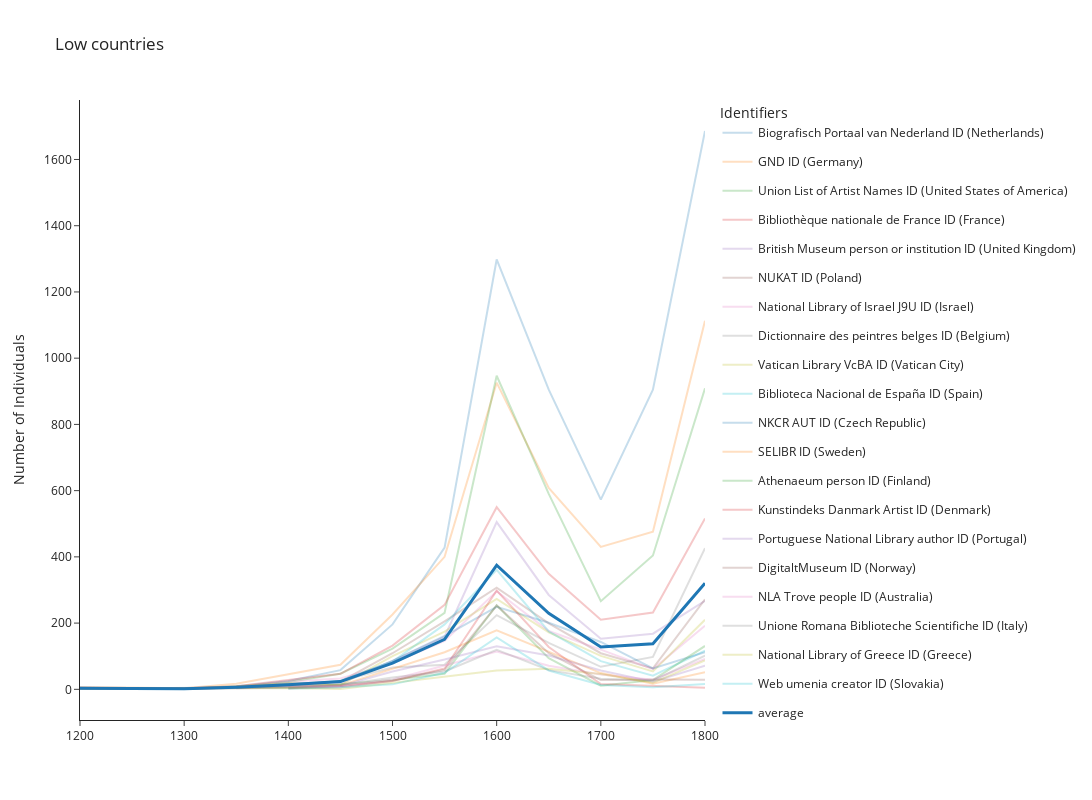

Notebook cell for this chart:
### Code cell
fig, df_fig = make_figure(df_fig_fifty, region_name = 'Low countries', min_decade = 1200, max_decade = 1800, top_identifiers = 20,
                  one_id_country = True)

fig.write_image(f"figures/low_countries_identifiers.png", scale=7)
fig.show()

### Figure 1 — Plotly figure (JSON) as saved in the notebook; plotly's stock layout.template omitted (floating-point values rounded to 4 significant figures)
{"data": [{"hovertemplate": "identifier_name=Biografisch Portaal van Nederland ID (Netherlands)<br>decade=%{x}<br>score=%{y}<extra></extra>", "legendgroup": "Biografisch Portaal van Nederland ID (Netherlands)", "line": {"color": "#1F77B4", "dash": "solid"}, "marker": {"symbol": "circle"}, "mode": "lines", "name": "Biografisch Portaal van Nederland ID (Netherlands)", "opacity": 0.25, "orientation": "v", "showlegend": true, "type": "scatter", "x": [1200, 1250, 1300, 1350, 1400, 1450, 1500, 1550, 1600, 1650, 1700, 1750, 1800], "xaxis": "x", "y": [3, 1, 2, 9, 25, 58, 196, 428, 1298, 905, 573, 905, 1686], "yaxis": "y"}, {"hovertemplate": "identifier_name=GND ID (Germany)<br>decade=%{x}<br>score=%{y}<extra></extra>", "legendgroup": "GND ID (Germany)", "line": {"color": "#FF7F0E", "dash": "solid"}, "marker": {"symbol": "circle"}, "mode": "lines", "name": "GND ID (Germany)", "opacity": 0.25, "orientation": "v", "showlegend": true, "type": "scatter", "x": [1200, 1250, 1300, 1350, 1400, 1450, 1500, 1550, 1600, 1650, 1700, 1750, 1800], "xaxis": "x", "y": [7, 5, 3, 17, 45, 74, 226, 400, 926, 608, 430, 476, 1113], "yaxis": "y"}, {"hovertemplate": "identifier_name=Union List of Artist Names ID (United States of America)<br>decade=%{x}<br>score=%{y}<extra></extra>", "legendgroup": "Union List of Artist Names ID (United States of America)", "line": {"color": "#2CA02C", "dash": "solid"}, "marker": {"symbol": "circle"}, "mode": "lines", "name": "Union List of Artist Names ID (United States of America)", "opacity": 0.25, "orientation": "v", "showlegend": true, "type": "scatter", "x": [1350, 1400, 1450, 1500, 1550, 1600, 1650, 1700, 1750, 1800], "xaxis": "x", "y": [8, 22, 47, 123, 231, 947, 590, 266, 404, 909], "yaxis": "y"}, {"hovertemplate": "identifier_name=Bibliothèque nationale de France ID (France)<br>decade=%{x}<br>score=%{y}<extra></extra>", "legendgroup": "Bibliothèque nationale de France ID (France)", "line": {"color": "#D62728", "dash": "solid"}, "marker": {"symbol": "circle"}, "mode": "lines", "name": "Bibliothèque nationale de France ID (France)", "opacity": 0.25, "orientation": "v", "showlegend": true, "type": "scatter", "x": [1200, 1250, 1300, 1350, 1400, 1450, 1500, 1550, 1600, 1650, 1700, 1750, 1800], "xaxis": "x", "y": [5, 5, 3, 9, 28, 47, 132, 255, 550, 349, 210, 232, 516], "yaxis": "y"}, {"hovertemplate": "identifier_name=British Museum person or institution ID (United Kingdom)<br>decade=%{x}<br>score=%{y}<extra></extra>", "legendgroup": "British Museum person or institution ID (United Kingdom)", "line": {"color": "#9467BD", "dash": "solid"}, "marker": {"symbol": "circle"}, "mode": "lines", "name": "British Museum person or institution ID (United Kingdom)", "opacity": 0.25, "orientation": "v", "showlegend": true, "type": "scatter", "x": [1350, 1400, 1450, 1500, 1550, 1600, 1650, 1700, 1750, 1800], "xaxis": "x", "y": [3, 7, 17, 86, 159, 505, 285, 153, 168, 267], "yaxis": "y"}, {"hovertemplate": "identifier_name=NUKAT ID (Poland)<br>decade=%{x}<br>score=%{y}<extra></extra>", "legendgroup": "NUKAT ID (Poland)", "line": {"color": "#8C564B", "dash": "solid"}, "marker": {"symbol": "circle"}, "mode": "lines", "name": "NUKAT ID (Poland)", "opacity": 0.25, "orientation": "v", "showlegend": true, "type": "scatter", "x": [1200, 1250, 1300, 1350, 1400, 1450, 1500, 1550, 1600, 1650, 1700, 1750, 1800], "xaxis": "x", "y": [4, 4, 2, 8, 17, 23, 109, 205, 307, 199, 109, 63, 272], "yaxis": "y"}, {"hovertemplate": "identifier_name=National Library of Israel J9U ID (Israel)<br>decade=%{x}<br>score=%{y}<extra></extra>", "legendgroup": "National Library of Israel J9U ID (Israel)", "line": {"color": "#E377C2", "dash": "solid"}, "marker": {"symbol": "circle"}, "mode": "lines", "name": "National Library of Israel J9U ID (Israel)", "opacity": 0.25, "orientation": "v", "showlegend": true, "type": "scatter", "x": [1200, 1250, 1300, 1350, 1400, 1450, 1500, 1550, 1600, 1650, 1700, 1750, 1800], "xaxis": "x", "y": [5, 4, 1, 8, 23, 33, 79, 146, 296, 176, 120, 61, 192], "yaxis": "y"}, {"hovertemplate": "identifier_name=Dictionnaire des peintres belges ID (Belgium)<br>decade=%{x}<br>score=%{y}<extra></extra>", "legendgroup": "Dictionnaire des peintres belges ID (Belgium)", "line": {"color": "#7F7F7F", "dash": "solid"}, "marker": {"symbol": "circle"}, "mode": "lines", "name": "Dictionnaire des peintres belges ID (Belgium)", "opacity": 0.25, "orientation": "v", "showlegend": true, "type": "scatter", "x": [1350, 1400, 1450, 1500, 1550, 1600, 1650, 1700, 1750, 1800], "xaxis": "x", "y": [5, 9, 25, 66, 74, 224, 140, 68, 98, 426], "yaxis": "y"}, {"hovertemplate": "identifier_name=Vatican Library VcBA ID (Vatican City)<br>decade=%{x}<br>score=%{y}<extra></extra>", "legendgroup": "Vatican Library VcBA ID (Vatican City)", "line": {"color": "#BCBD22", "dash": "solid"}, "marker": {"symbol": "circle"}, "mode": "lines", "name": "Vatican Library VcBA ID (Vatican City)", "opacity": 0.25, "orientation": "v", "showlegend": true, "type": "scatter", "x": [1200, 1250, 1300, 1350, 1400, 1450, 1500, 1550, 1600, 1650, 1700, 1750, 1800], "xaxis": "x", "y": [4, 2, 2, 9, 18, 13, 100, 174, 273, 172, 101, 54, 210], "yaxis": "y"}, {"hovertemplate": "identifier_name=Biblioteca Nacional de España ID (Spain)<br>decade=%{x}<br>score=%{y}<extra></extra>", "legendgroup": "Biblioteca Nacional de España ID (Spain)", "line": {"color": "#17BECF", "dash": "solid"}, "marker": {"symbol": "circle"}, "mode": "lines", "name": "Biblioteca Nacional de España ID (Spain)", "opacity": 0.25, "orientation": "v", "showlegend": true, "type": "scatter", "x": [1200, 1250, 1300, 1350, 1400, 1450, 1500, 1550, 1600, 1650, 1700, 1750, 1800], "xaxis": "x", "y": [5, 3, 1, 4, 12, 26, 84, 196, 361, 175, 85, 41, 117], "yaxis": "y"}, {"hovertemplate": "identifier_name=NKCR AUT ID (Czech Republic)<br>decade=%{x}<br>score=%{y}<extra></extra>", "legendgroup": "NKCR AUT ID (Czech Republic)", "line": {"color": "#1F77B4", "dash": "solid"}, "marker": {"symbol": "circle"}, "mode": "lines", "name": "NKCR AUT ID (Czech Republic)", "opacity": 0.25, "orientation": "v", "showlegend": true, "type": "scatter", "x": [1200, 1250, 1350, 1400, 1450, 1500, 1550, 1600, 1650, 1700, 1750, 1800], "xaxis": "x", "y": [4, 1, 5, 17, 23, 86, 161, 249, 201, 143, 63, 112], "yaxis": "y"}, {"hovertemplate": "identifier_name=SELIBR ID (Sweden)<br>decade=%{x}<br>score=%{y}<extra></extra>", "legendgroup": "SELIBR ID (Sweden)", "line": {"color": "#FF7F0E", "dash": "solid"}, "marker": {"symbol": "circle"}, "mode": "lines", "name": "SELIBR ID (Sweden)", "opacity": 0.25, "orientation": "v", "showlegend": true, "type": "scatter", "x": [1200, 1250, 1300, 1350, 1400, 1450, 1500, 1550, 1600, 1650, 1700, 1750, 1800], "xaxis": "x", "y": [3, 4, 1, 5, 11, 12, 61, 112, 178, 114, 49, 17, 52], "yaxis": "y"}, {"hovertemplate": "identifier_name=Athenaeum person ID (Finland)<br>decade=%{x}<br>score=%{y}<extra></extra>", "legendgroup": "Athenaeum person ID (Finland)", "line": {"color": "#2CA02C", "dash": "solid"}, "marker": {"symbol": "circle"}, "mode": "lines", "name": "Athenaeum person ID (Finland)", "opacity": 0.25, "orientation": "v", "showlegend": true, "type": "scatter", "x": [1350, 1400, 1450, 1500, 1550, 1600, 1650, 1700, 1750, 1800], "xaxis": "x", "y": [4, 5, 15, 28, 47, 254, 94, 11, 28, 131], "yaxis": "y"}, {"hovertemplate": "identifier_name=Kunstindeks Danmark Artist ID (Denmark)<br>decade=%{x}<br>score=%{y}<extra></extra>", "legendgroup": "Kunstindeks Danmark Artist ID (Denmark)", "line": {"color": "#D62728", "dash": "solid"}, "marker": {"symbol": "circle"}, "mode": "lines", "name": "Kunstindeks Danmark Artist ID (Denmark)", "opacity": 0.25, "orientation": "v", "showlegend": true, "type": "scatter", "x": [1400, 1450, 1500, 1550, 1600, 1650, 1700, 1750, 1800], "xaxis": "x", "y": [3, 10, 25, 63, 298, 128, 16, 11, 5], "yaxis": "y"}, {"hovertemplate": "identifier_name=Portuguese National Library author ID (Portugal)<br>decade=%{x}<br>score=%{y}<extra></extra>", "legendgroup": "Portuguese National Library author ID (Portugal)", "line": {"color": "#9467BD", "dash": "solid"}, "marker": {"symbol": "circle"}, "mode": "lines", "name": "Portuguese National Library author ID (Portugal)", "opacity": 0.25, "orientation": "v", "showlegend": true, "type": "scatter", "x": [1200, 1250, 1350, 1400, 1450, 1500, 1550, 1600, 1650, 1700, 1750, 1800], "xaxis": "x", "y": [1, 1, 3, 5, 10, 54, 90, 130, 102, 57, 23, 71], "yaxis": "y"}, {"hovertemplate": "identifier_name=DigitaltMuseum ID (Norway)<br>decade=%{x}<br>score=%{y}<extra></extra>", "legendgroup": "DigitaltMuseum ID (Norway)", "line": {"color": "#8C564B", "dash": "solid"}, "marker": {"symbol": "circle"}, "mode": "lines", "name": "DigitaltMuseum ID (Norway)", "opacity": 0.25, "orientation": "v", "showlegend": true, "type": "scatter", "x": [1400, 1450, 1500, 1550, 1600, 1650, 1700, 1750, 1800], "xaxis": "x", "y": [3, 6, 26, 59, 253, 109, 28, 30, 29], "yaxis": "y"}, {"hovertemplate": "identifier_name=NLA Trove people ID (Australia)<br>decade=%{x}<br>score=%{y}<extra></extra>", "legendgroup": "NLA Trove people ID (Australia)", "line": {"color": "#E377C2", "dash": "solid"}, "marker": {"symbol": "circle"}, "mode": "lines", "name": "NLA Trove people ID (Australia)", "opacity": 0.25, "orientation": "v", "showlegend": true, "type": "scatter", "x": [1200, 1300, 1350, 1400, 1450, 1500, 1550, 1600, 1650, 1700, 1750, 1800], "xaxis": "x", "y": [3, 1, 4, 10, 10, 30, 72, 114, 71, 45, 29, 92], "yaxis": "y"}, {"hovertemplate": "identifier_name=Unione Romana Biblioteche Scientifiche ID (Italy)<br>decade=%{x}<br>score=%{y}<extra></extra>", "legendgroup": "Unione Romana Biblioteche Scientifiche ID (Italy)", "line": {"color": "#7F7F7F", "dash": "solid"}, "marker": {"symbol": "circle"}, "mode": "lines", "name": "Unione Romana Biblioteche Scientifiche ID (Italy)", "opacity": 0.25, "orientation": "v", "showlegend": true, "type": "scatter", "x": [1200, 1350, 1400, 1450, 1500, 1550, 1600, 1650, 1700, 1750, 1800], "xaxis": "x", "y": [1, 7, 8, 13, 36, 54, 119, 58, 32, 26, 102], "yaxis": "y"}, {"hovertemplate": "identifier_name=National Library of Greece ID (Greece)<br>decade=%{x}<br>score=%{y}<extra></extra>", "legendgroup": "National Library of Greece ID (Greece)", "line": {"color": "#BCBD22", "dash": "solid"}, "marker": {"symbol": "circle"}, "mode": "lines", "name": "National Library of Greece ID (Greece)", "opacity": 0.25, "orientation": "v", "showlegend": true, "type": "scatter", "x": [1200, 1350, 1400, 1450, 1500, 1550, 1600, 1650, 1700, 1750, 1800], "xaxis": "x", "y": [1, 2, 4, 1, 20, 39, 57, 62, 46, 20, 87], "yaxis": "y"}, {"hovertemplate": "identifier_name=Web umenia creator ID (Slovakia)<br>decade=%{x}<br>score=%{y}<extra></extra>", "legendgroup": "Web umenia creator ID (Slovakia)", "line": {"color": "#17BECF", "dash": "solid"}, "marker": {"symbol": "circle"}, "mode": "lines", "name": "Web umenia creator ID (Slovakia)", "opacity": 0.25, "orientation": "v", "showlegend": true, "type": "scatter", "x": [1400, 1450, 1500, 1550, 1600, 1650, 1700, 1750, 1800], "xaxis": "x", "y": [2, 6, 15, 50, 157, 57, 13, 6, 16], "yaxis": "y"}, {"hovertemplate": "identifier_name=average<br>decade=%{x}<br>score=%{y}<extra></extra>", "legendgroup": "average", "line": {"color": "#1F77B4", "dash": "solid", "width": 3}, "marker": {"symbol": "circle"}, "mode": "lines", "name": "average", "orientation": "v", "showlegend": true, "type": "scatter", "x": [1200, 1250, 1300, 1350, 1400, 1450, 1500, 1550, 1600, 1650, 1700, 1750, 1800], "xaxis": "x", "y": [3.538, 3, 1.778, 6.471, 13.7, 23.45, 79.1, 150.8, 374.8, 229.8, 127.8, 137.8, 320.2], "yaxis": "y"}], "layout": {"height": 800, "legend": {"title": {"text": "Identifiers"}}, "title": {"text": "Low countries"}, "width": 1300, "xaxis": {"dtick": 100, "title": {"text": ""}}, "yaxis": {"title": {"text": "Number of Individuals"}}}}
